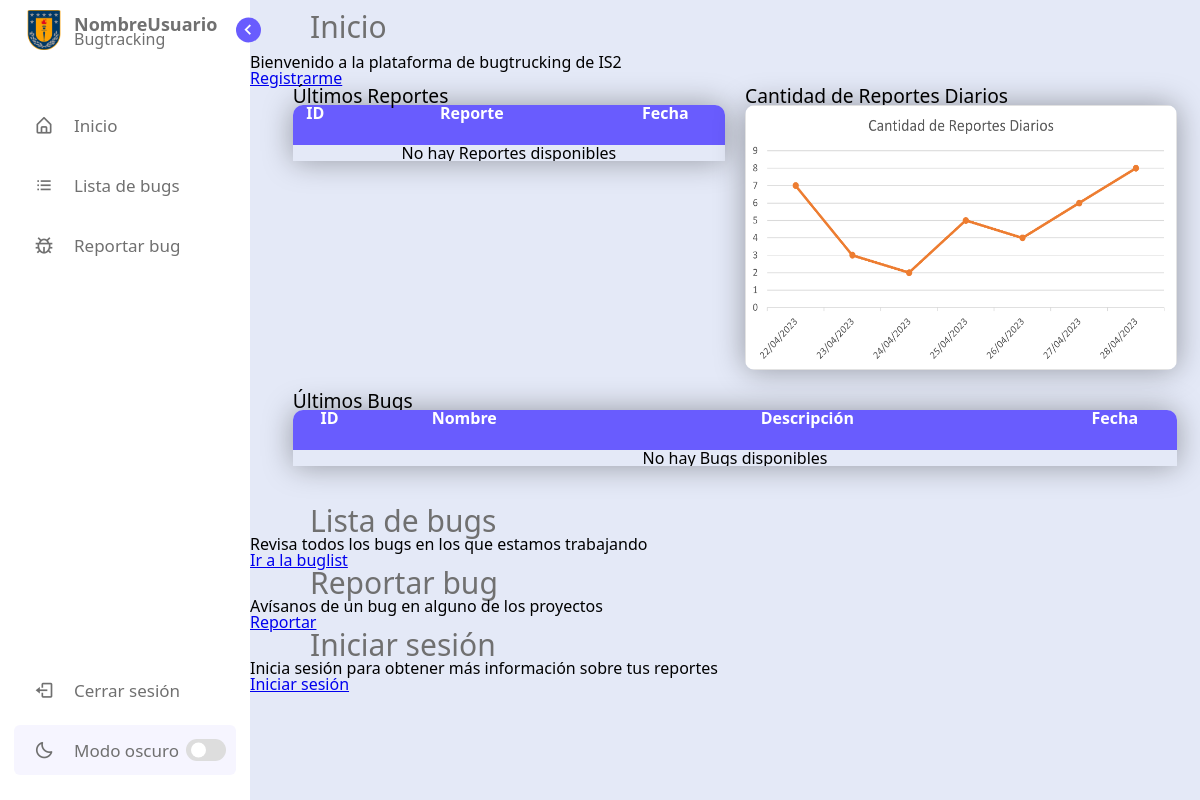
Page /home on the earlier database version.
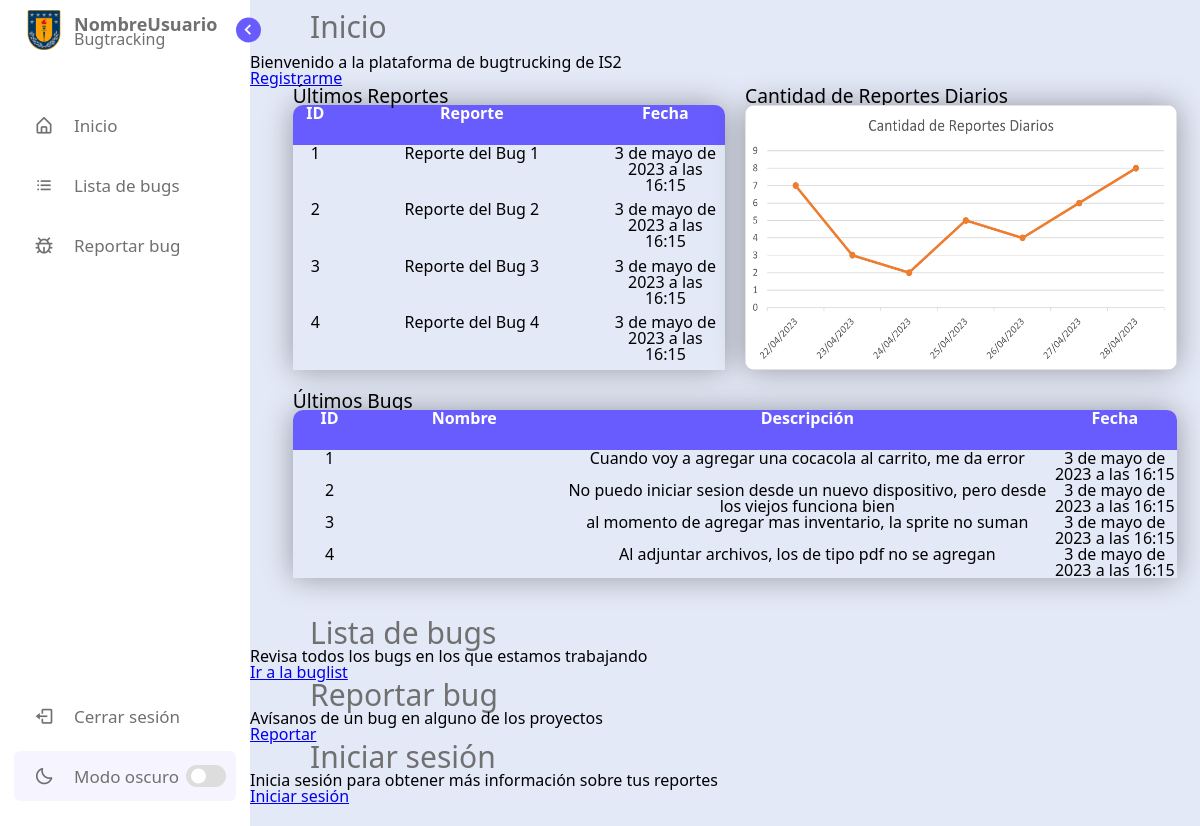
Same page on the later database version.
### database/models.py (models this page shows, shortened)
class ReporteBug(models.Model):
    ESTADOS_CHOICES = (
        ('pendiente', 'Pendiente'),
        ('aprobado', 'Aprobado'),
        ('desaprobado', 'Desaprobado')
    )
    id_reporte     = models.AutoField(primary_key=True)
    titulo         = models.CharField(max_length=255, null=False, verbose_name='titulo del reporte')
    reporte        = models.TextField(null=False)
    fecha_reporte  = models.DateTimeField(auto_now_add=True, verbose_name='Fecha de reporte')
    estado         = models.CharField(max_length=20, default='Pendiente', choices=ESTADOS_CHOICES, verbose_name='Estado')
    correo_usuario = models.ForeignKey(Usuario, null=False, on_delete=models.CASCADE, verbose_name='Usuario', related_name='reportes')
    id_proyecto    = models.ForeignKey(Proyecto, null=False, on_delete=models.CASCADE, verbose_name='Proyecto')
    id_bug         = models.ForeignKey(Bug, blank=True, null=True, on_delete=models.CASCADE, verbose_name='Bug')

class Bug(models.Model):
    PRIORIDADES_CHOICES = (
        ("baja", "Baja"),
        ("media", "Media"),
        ("alta", "Alta"),
        ("urgente", "Urgente"),
    )
    ESTADOS_CHOICES = (
        ('nuevo', 'Nuevo'),
        ('en proceso', 'En proceso'),
        ('solucionado', 'Solucionado'),
    )
    id_bug         = models.AutoField(primary_key=True)
    titulo         = models.CharField(max_length=255, null=False, verbose_name='Titulo del bug')
    descripcion    = models.TextField(null=False, verbose_name='Descripción')
    prioridad      = models.CharField(max_length=20, choices=PRIORIDADES_CHOICES, verbose_name='Prioridad')
    estado         = models.CharField(max_length=20, choices=ESTADOS_CHOICES, verbose_name='Estado')
    fecha_reporte  = models.DateTimeField(auto_now_add=True, verbose_name='Fecha de reporte')
    id_proyecto    = models.ForeignKey(Proyecto, null=False, on_delete=models.CASCADE, verbose_name='Proyecto')
    id_programador = models.ForeignKey(Programador, null=False, on_delete=models.CASCADE, verbose_name='Programador')

### home/views.py (the view)
# urls.py: 2. Add a URL to urlpatterns:  path('', views.home, name='home')
def home(request):
    listar_reportes = ReporteBug.objects.order_by("id_reporte")[:20]
    listar_bug = Bug.objects.order_by("id_bug")[:20]
    context = {
        "listar_reportes": listar_reportes,
        "listar_bug": listar_bug
    }
    return render(request, 'home/start.html', context)

### home/templates/home/start.html (shortened to what this page needs)
{% extends 'home/base.html' %}
{%load static%}
{% block content %}
<section class='home'>
    <div class="container">
        <div class="text">Inicio</div>
        <p>Bienvenido a la plataforma de bugtrucking de IS2</p>
        <a href="#">Registrarme</a>
    </div>
    <div class="blank">
      <div class = "grid_container">
        <div class= "elemento">
            <label for = "table_Reportes">Últimos Reportes</label>
            {% if listar_reportes %}
            <table class= "uno sombra">
                <thead>
                    <tr>
                        <th style= "width: 3%">ID</th>
                        <th style= "width: 20%">Reporte</th>
                        <th style= "width: 8%">Fecha</th>
                    </tr>
                </thead>
                <tbody>
                    {% for ReporteBug in listar_reportes %}
                        <tr>
                            <td>{{ ReporteBug.id_reporte }}</td>
                            <td>{{ ReporteBug.reporte }}</td>
                            <td>{{ ReporteBug.fecha_reporte }}</td>
                        </tr>
                    {%endfor%}
                </tbody>
            </table>
            {% else %}
            <table class= "sombra" id = "table_Bugs">
                <thead>
                    <tr>
                        <th style= "width: 3%">ID</th>
                        <th style= "width: 20%">Reporte</th>
                        <th style= "width: 8%">Fecha</th>
                    </tr>
                </thead>
                <tbody>
                    <tr>
                        <td colspan="4" style="text-align: center">No hay Reportes disponibles</td>
                    </tr>
                </tbody>
            </table>
            {% endif %}
        </div>
        <div class= "elemento dos">
            <label for = "grafico">Cantidad de Reportes Diarios</label>
            <img class= "img_Grafico sombra"src= {% static "images/imagengrafico.png" %} alt="">
        </div>
        <label for = "table_Bugs">Últimos Bugs</label>
        <div class= "elemento tres">
            {% if listar_bug %}
            <table class= "sombra" id = "table_Bugs">
                <thead>
                    <tr>
                        <th style= "width: 3%">ID</th>
                        <th style= "width: 8%">Nombre</th>
                        <th style= "width: 20%">Descripción</th>
                        <th style= "width: 5%">Fecha</th>
                    </tr>
                </thead>
                <tbody>
                    {% for Bug in  listar_bug%}
                        <tr>
                            <td>{{ Bug.id_bug }}</td>
                            <td>{{ Bug.titutlo }}</td>
                            <td>{{ Bug.descripcion }}</td>
                            <td>{{ Bug.fecha_reporte }}</td>
                        </tr>
                    {%endfor%}
                </tbody>
            </table>
            {% else %}
            <table class= "sombra" id = "table_Bugs">
                <thead>
                    <tr>
                        <th style= "width: 3%">ID</th>
                        <th style= "width: 8%">Nombre</th>
                        <th style= "width: 20%">Descripción</th>
                        <th style= "width: 5%">Fecha</th>
                    </tr>
                </thead>
                <tbody>
                    <tr>
                        <td colspan="4" style="text-align: center">No hay Bugs disponibles</td>
                    </tr>
                </tbody>
            </table>
            {% endif %}
        </div>
    </div>
    </div>
    <div class="container second">
        <div class="item">
          <div class="card">
            <span class="text nav-text">Lista de bugs</span>
            <p>Revisa todos los bugs en los que estamos trabajando</p>
            <a href="{% url 'buglist:bug_list' %}">Ir a la buglist</a>
          </div>
        </div>
        <div class="item">
          <div class="card">
            <span class="text nav-text">Reportar bug</span>
            <p>Avísanos de un bug en alguno de los proyectos</p>
            <a href="{% url 'report:reportar_bug' %}">Reportar</a>
          </div>
        </div>
        <div class="item">
          <div class="card">
            <span class="text nav-text">Iniciar sesión</span>
            <p>Inicia sesión para obtener más información sobre tus reportes</p>
            <a href="#">Iniciar sesión</a>
          </div>
        </div>
      </div>
</section>
{% endblock %}

### home/templates/home/base.html (shortened to what this page needs)
{%load static%}
<!DOCTYPE html>
<html lang="en">
<head>
    <link rel="stylesheet" href='{%static "css/style.css"%}'>
    <link rel="stylesheet" href='{%static "css/parallax.css"%}'>
    <link rel="stylesheet" href='{% static "css/index.css" %}'>
    <link href='https://unpkg.com/boxicons@2.1.1/css/boxicons.min.css' rel='stylesheet'>
</head>
<body onload="onload()">
    <nav class="sidebar">
        <header>
            <div class="image-text">
                <span class="image">
                    <img src={%static "images/logo.png"%} alt="">
                </span>
                <div class="text logo-text">
                    <span class="name">NombreUsuario</span>
                    <span class="profession">Bugtracking</span>
                </div>
            </div>
            <i class='bx bx-chevron-right toggle'></i>
        </header>
        <div class="menu-bar">
            <div class="menu">
                <ul class="menu-links">
                    <li class="nav-link">
                        <a href="home">
                            <i class='bx bx-home-alt icon' ></i>
                            <span class="text nav-text">Inicio</span>
                        </a>
                    </li>
                    <li class="nav-link">
                        <a href="{% url 'buglist:bug_list' %}">
                            <i class='bx bx-list-ul icon'></i>
                            <span class="text nav-text">Lista de bugs</span>
                        </a>
                    </li>
                    <li class="nav-link">
                        <a href="{% url 'report:reportar_bug' %}">
                            <i class='bx bx-bug icon' ></i>
                            <span class="text nav-text">Reportar bug</span>
                        </a>
                    </li>
                </ul>
            </div>
            <div class="bottom-content">
                <li class="">
                    <a href="#">
                        <i class='bx bx-log-out icon' ></i>
                        <span class="text nav-text">Cerrar sesión</span>
                    </a>
                </li>
                <li class="mode">
                    <div class="sun-moon">
                        <i class='bx bx-moon icon moon'></i>
                    </div>
                    <span class="mode-text text">Modo oscuro</span>
                    <div class="toggle-switch">
                        <span class="switch"></span>
                    </div>
                </li>
            </div>
        </div>
    </nav>
    {% block content%}
    {% endblock %}
    </body>
</body>
</html>

### home/static/css/style.css (style rules this page uses)
* { margin: 0; padding: 0; box-sizing: border-box; font-family: 'Segoe UI', Tahoma, Geneva, Verdana, sans-serif; }
:root { --body-color: #E4E9F7; --sidebar-color: #FFF; --primary-color: #695CFE; --primary-color-light: #F6F5FF; --toggle-color: #DDD; --text-color: #707070; --shadow-box: rgba(0, 0, 0, 0.15); --tran-03: all 0.2s ease; --tran-03: all 0.3s ease; --tran-04: all 0.3s ease; --tran-05: all 0.3s ease; }
body { min-height: 100vh; background-color: var(--body-color); transition: var(--tran-05); }
.sidebar { position: fixed; top: 0; left: 0; height: 100%; width: 250px; padding: 10px 14px; background: var(--sidebar-color); transition: var(--tran-05); z-index: 100; }
.sidebar li { height: 50px; list-style: none; display: flex; align-items: center; margin-top: 10px; }
.sidebar header .image, .sidebar .icon { min-width: 60px; border-radius: 6px; }
.sidebar .icon { min-width: 60px; border-radius: 6px; height: 100%; display: flex; align-items: center; justify-content: center; font-size: 20px; }
.sidebar .text, .sidebar .icon { color: var(--text-color); transition: var(--tran-03); }
.sidebar .text { font-size: 17px; font-weight: 500; white-space: nowrap; opacity: 1; }
.sidebar header { position: relative; }
.sidebar header .image-text { display: flex; align-items: center; }
.sidebar header .logo-text { display: flex; flex-direction: column; }
header .image-text .name { margin-top: 2px; font-size: 18px; font-weight: 600; }
header .image-text .profession { font-size: 16px; margin-top: -2px; display: block; }
.sidebar header .image { display: flex; align-items: center; justify-content: center; }
.sidebar header .image img { width: 40px; border-radius: 6px; }
.sidebar header .toggle { position: absolute; top: 50%; right: -25px; transform: translateY(-50%) rotate(180deg); height: 25px; width: 25px; background-color: var(--primary-color); color: var(--sidebar-color); border-radius: 50%; display: flex; align-items: center; justify-content: center; font-size: 22px; cursor: pointer; transition: var(--tran-05); }
.sidebar .menu { margin-top: 40px; }
.sidebar li a { list-style: none; height: 100%; background-color: transparent; display: flex; align-items: center; height: 100%; width: 100%; border-radius: 6px; text-decoration: none; transition: var(--tran-03); }
.sidebar .menu-bar { height: calc(100% - 55px); display: flex; flex-direction: column; justify-content: space-between; overflow-y: scroll; }
.sidebar .menu-bar .mode { border-radius: 6px; background-color: var(--primary-color-light); position: relative; transition: var(--tran-05); }
.menu-bar .mode .sun-moon { height: 50px; width: 60px; }
.mode .sun-moon i { position: absolute; }
.menu-bar .bottom-content .toggle-switch { position: absolute; right: 0; height: 100%; min-width: 60px; display: flex; align-items: center; justify-content: center; border-radius: 6px; cursor: pointer; }
.toggle-switch .switch { position: relative; height: 22px; width: 40px; border-radius: 25px; background-color: var(--toggle-color); transition: var(--tran-05); }
.switch::before { content: ''; position: absolute; height: 15px; width: 15px; border-radius: 50%; top: 50%; left: 5px; transform: translateY(-50%); background-color: var(--sidebar-color); transition: var(--tran-04); }
.home { position: absolute; top: 0; top: 0; left: 250px; height: 100vh; width: calc(100% - 250px); background-color: var(--body-color); transition: var(--tran-05); }
.home .text { font-size: 30px; font-weight: 500; color: var(--text-color); padding: 12px 60px; }

### staticfiles/css/parallax.css (style rules this page uses)
html, body, div, span, applet, object, iframe, h1, h2, h3, h4, h5, h6, p, blockquote, pre, a, abbr, acronym, address, big, cite, code, del, dfn, em, img, ins, kbd, q, s, samp, small, strike, strong, sub, sup, tt, var, b, u, i, center, dl, dt, dd, ol, ul, li, fieldset, form, label, legend, table, caption, tbody, tfoot, thead, tr, th, td, article, aside, canvas, details, embed, figure, figcaption, footer, header, hgroup, menu, nav, output, ruby, section, summary, time, mark, audio, video { margin: 0; padding: 0; border: 0; font-size: 100%; vertical-align: baseline; }
article, aside, details, figcaption, figure, footer, header, hgroup, menu, nav, section { display: block; }
body { line-height: 1; }
ol, ul { list-style: none; }
table { border-collapse: collapse; border-spacing: 0; }

Differences in the rows shown:
added ReporteBug: id_reporte "1", reporte "Reporte del Bug 1", fecha_reporte "3 de mayo de 2023 a las 16:15"
added ReporteBug: id_reporte "2", reporte "Reporte del Bug 2", fecha_reporte "3 de mayo de 2023 a las 16:15"
added ReporteBug: id_reporte "3", reporte "Reporte del Bug 3", fecha_reporte "3 de mayo de 2023 a las 16:15"
added ReporteBug: id_reporte "4", reporte "Reporte del Bug 4", fecha_reporte "3 de mayo de 2023 a las 16:15"
added Bug: id_bug "1", descripcion "Cuando voy a agregar una cocacola al carrito, me da error", fecha_reporte "3 de mayo de 2023 a las 16:15"
added Bug: id_bug "2", descripcion "No puedo iniciar sesion desde un nuevo dispositivo, pero desde los viejos funciona bien", fecha_reporte "3 de mayo de 2023 a las 16:15"
added Bug: id_bug "3", descripcion "al momento de agregar mas inventario, la sprite no suman", fecha_reporte "3 de mayo de 2023 a las 16:15"
added Bug: id_bug "4", descripcion "Al adjuntar archivos, los de tipo pdf no se agregan", fecha_reporte "3 de mayo de 2023 a las 16:15"
Other differences:
text no longer shown: "No hay Reportes disponibles No hay Bugs disponibles"
